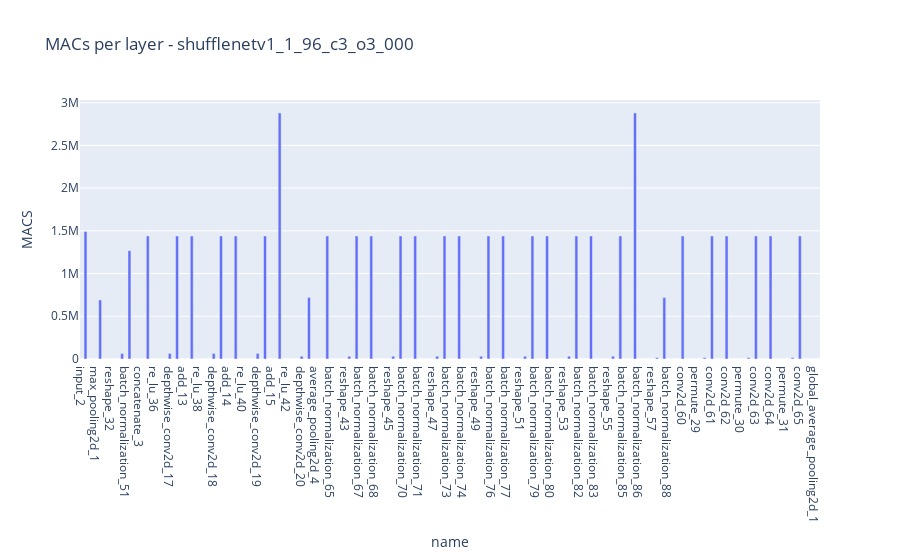

Notebook code for this chart:
### Code cell
fig6 = px.bar(df, x="name", y= "MACS",
    title=f"MACs per layer - {model_name}")
#fig.add_hline(y=256000, line_width=3, line_dash="dash", line_color="orange", annotation_text="256 kB MCU constraint", 
#              annotation_position="bottom right")
#fig.update_layout(showlegend=True)
fig6.show()

### Figure 1 — Plotly figure (JSON) as saved in the notebook; plotly's stock layout.template omitted (floating-point values rounded to 4 significant figures; data arrays with more than 128 entries replaced by an {"elided": "..."} marker saying what was removed)
{"data": [{"alignmentgroup": "True", "hovertemplate": "name=%{x}<br>MACS=%{y}<extra></extra>", "legendgroup": "", "marker": {"color": "#636efa", "pattern": {"shape": ""}}, "name": "", "offsetgroup": "", "orientation": "v", "showlegend": false, "textposition": "auto", "type": "bar", "x": {"elided": "202 str values"}, "xaxis": "x", "y": {"elided": "202 int values"}, "yaxis": "y"}], "layout": {"barmode": "relative", "legend": {"tracegroupgap": 0}, "title": {"text": "MACs per layer - shufflenetv1_1_96_c3_o3_000"}, "xaxis": {"anchor": "y", "domain": [0, 1], "title": {"text": "name"}}, "yaxis": {"anchor": "x", "domain": [0, 1], "title": {"text": "MACS"}}}}
